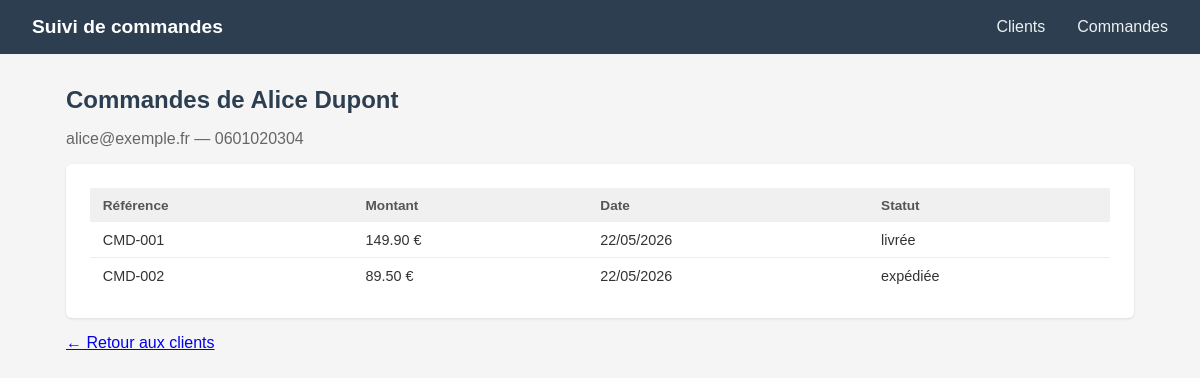
Before: /clients/1/commandes with the older database file.
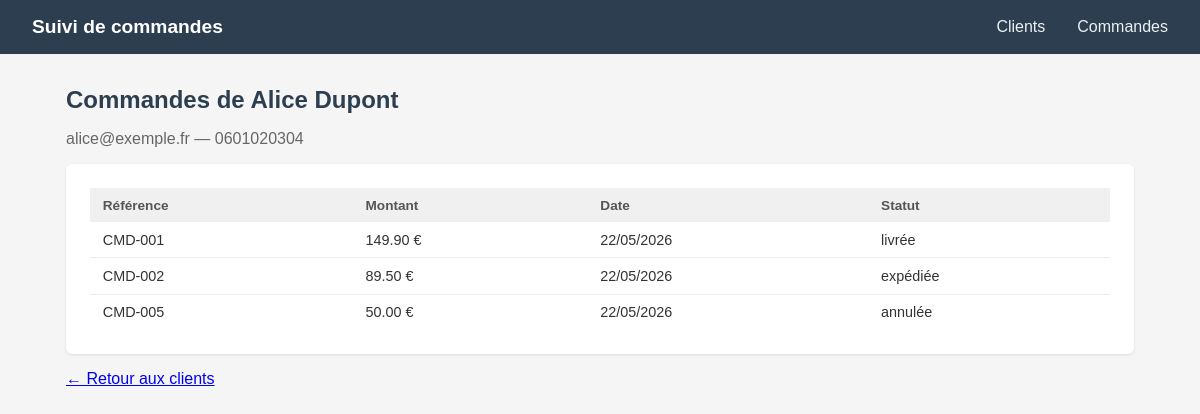
After: the same page with the newer database file.
### app/models/client.py (models this page shows)
class Client(SQLModel, table=True):
    id: Optional[int] = Field(default=None, primary_key=True)
    name: str
    email: str
    phone: str
    address: str
    created_at: datetime = Field(default_factory=datetime.now)
    orders: List["Order"] = Relationship(back_populates="client")

### app/models/commande.py (models this page shows)
class Order(SQLModel, table=True):
    id: Optional[int] = Field(default=None, primary_key=True)
    reference: str
    created_at: datetime = Field(default_factory=datetime.now)
    total_amount: float
    status: OrderStatus = Field(default=OrderStatus.CREATED)
    client_id: int = Field(foreign_key="client.id", ondelete="CASCADE")
    client: Optional["Client"] = Relationship(back_populates="orders")

### app/routes/clients.py (the view)
@router.get("/{client_id}/commandes", response_class=HTMLResponse) #    Cet endpoint affiche la liste des commandes d'un client spécifique. On vérifie d'abord que le client existe, puis on récupère toutes les commandes associées à ce client pour les afficher dans le template.
def get_client_orders(client_id: int, request: Request, session: Session = Depends(get_session)):
    client = session.get(Client, client_id)
    if not client:
        raise HTTPException(status_code=404, detail="Client introuvable")
    orders = session.exec(select(Order).where(Order.client_id == client_id)).all()
    return templates.TemplateResponse(request, "clients/commandes.html", {"client": client, "orders": orders})

### templates/clients/commandes.html
{% extends "base.html" %}
{% block content %}
<h2>Commandes de {{ client.name }}</h2>
<p style="margin-bottom:1rem; color:#666;">{{ client.email }} — {{ client.phone }}</p>
<div class="card">
    {% if orders %}
    <table>
        <thead>
            <tr>
                <th>Référence</th>
                <th>Montant</th>
                <th>Date</th>
                <th>Statut</th>
            </tr>
        </thead>
        <tbody>
            {% for order in orders %}
            <tr>
                <td>{{ order.reference }}</td>
                <td>{{ "%.2f €"|format(order.total_amount) }}</td>
                <td>{{ order.created_at.strftime("%d/%m/%Y") }}</td>
                <td>{{ order.status.value }}</td>
            </tr>
            {% endfor %}
        </tbody>
    </table>
    {% else %}
    <p style="color:#999;">Ce client n'a aucune commande.</p>
    {% endif %}
</div>
<p style="margin-top:1rem;"><a href="/clients/">← Retour aux clients</a></p>
{% endblock %}

### templates/base.html (shortened to what this page needs)
<!DOCTYPE html>
<html lang="fr">
<head>
</head>
<body>
    <nav>
        <span class="brand">Suivi de commandes</span>
        <a href="/clients/">Clients</a>
        <a href="/commandes/">Commandes</a>
    </nav>
    <main>
        {% block content %}{% endblock %}
    </main>
</body>
</html>

### templates/base.html (style rules this page uses)
* { box-sizing: border-box; margin: 0; padding: 0; }
body { font-family: sans-serif; background: #f5f5f5; color: #333; }
nav { background: #2c3e50; padding: 1rem 2rem; display: flex; gap: 2rem; align-items: center; }
nav a { color: #ecf0f1; text-decoration: none; font-size: 1rem; }
nav .brand { color: white; font-weight: bold; font-size: 1.2rem; margin-right: auto; }
main { max-width: 1100px; margin: 2rem auto; padding: 0 1rem; }
h2 { margin-bottom: 1rem; color: #2c3e50; }
.card { background: white; border-radius: 6px; padding: 1.5rem; box-shadow: 0 1px 3px rgba(0,0,0,0.1); }
table { width: 100%; border-collapse: collapse; }
th { text-align: left; padding: 0.6rem 0.8rem; background: #f0f0f0; font-size: 0.85rem; color: #555; }
td { padding: 0.6rem 0.8rem; border-bottom: 1px solid #eee; font-size: 0.9rem; }
tr:last-child td { border-bottom: none; }

Changed rows visible on the page:
added Order: reference "CMD-005", total_amount "50.00 €", created_at "22/05/2026", status.value "annulée"
